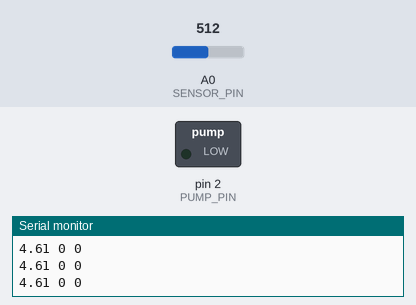
Recording of a program running on a simulated Arduino Nano, built with avr-gcc and run on an emulated ATmega328P. On the bench: switched loads named in the program (green lamp = pin HIGH), the last lines printed to the serial monitor. The inputs (shaded band) are chosen by the test bench; at power-on: A0 (SENSOR_PIN) = 512. EEPROM starts erased.

Above: at 2.4 s.
2.5 s: A0 (SENSOR_PIN) set to 403
4.0 s: A0 (SENSOR_PIN) set to 382
At 5.3 s:
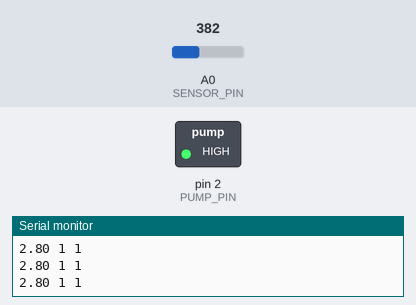
Timing chart, 0 to 20.5 s (numbered marks = the images above; inputs shaded):
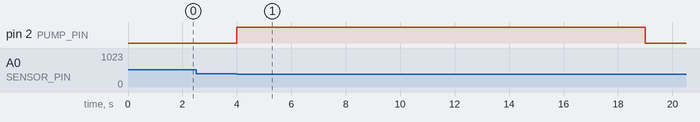

Measured:
- the behaviour switches between 397 and 396 on A0 (SENSOR_PIN) (found by bisection; images 0 and 1)
- after the input at 4.0 s, pin 2 (PUMP_PIN): LOW → HIGH at once, → LOW 15.0 s later

The program:

main.cpp
```cpp
#include <Arduino.h>
#include "PressureSensor.h"
#include "ConfigManager.h"
#include "OzonationController.h"

const uint8_t SENSOR_PIN   = A0;
const uint8_t PUMP_PIN     = 2;
const float   RESISTOR_OHM = 220.0f;

PressureSensor      sensor(SENSOR_PIN, RESISTOR_OHM);
ConfigManager       cfgMgr;
OzonationController ozone(PUMP_PIN);

const unsigned long PRINT_PERIOD_MS = 50;
unsigned long lastPrint = 0;

void setup() {
  Serial.begin(9600);
  delay(1000);

  sensor.begin();
  cfgMgr.begin();
  ozone.begin();

  sensor.setKalmanQ(0.005f);
  sensor.setKalmanR(0.15f);

  Serial.println(F("Система озонирования запущена."));
  cfgMgr.print(Serial);
}

void loop() {
  // 1) UART-команды
  if (Serial.available()) {
    String cmd = Serial.readStringUntil('\n');
    cmd.trim();
    cfgMgr.handleLine(cmd, Serial);
  }

  // 2) Давление
  float pressure = sensor.readPressure();

  // 3) Логика
  ozone.update(pressure, cfgMgr.get());

  // 4) Плоттер: давление, вкл/выкл, состояние (0..2)
  unsigned long now = millis();
  if (now - lastPrint >= PRINT_PERIOD_MS) {
    lastPrint = now;
    Serial.print(pressure, 2);
    Serial.print(' ');
    Serial.print(ozone.isOn() ? 1 : 0);
    Serial.print(' ');
    Serial.println((int)ozone.getState());
  }
}
```
